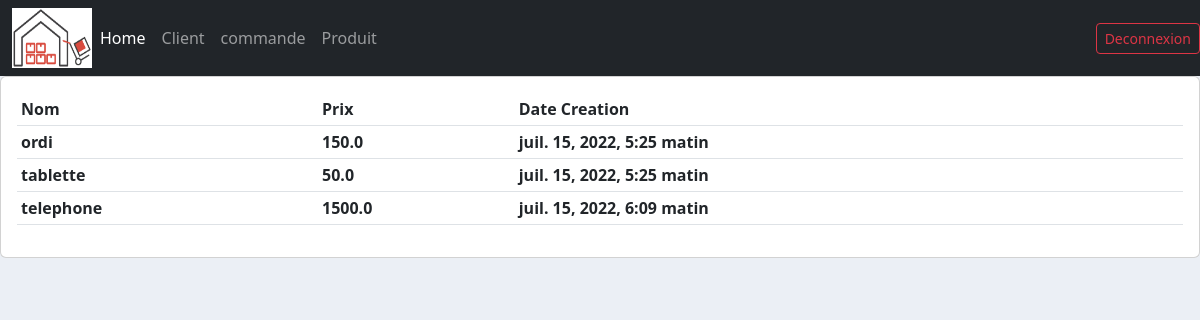
Page //afficher_produit on the committed database.
### produit/models.py (models this page shows, shortened)
class Produit(models.Model):
    nom=models.CharField(max_length=200,null=True)
    prix=models.FloatField(null=True)
    date_creation = models.DateTimeField(auto_now_add=True, null=True)
    tag=models.ManyToManyField(Tag,null=True)

### produit/views.py (the view)
# urls.py: path('/afficher_produit',views.afficher_produit,name="afficher_produit")
def afficher_produit(request):
    produit=Produit.objects.all()
    context={'produits':produit}
    return render(request,'produit/afficher_produit.html',context)

### templates/produit/afficher_produit.html
{% extends 'main.html' %}
{% block contenu %}
<div class="row">
	<div class="col-md">
		<div class="card card-body">
			<table class="table table-sm">
				<tr>
					<th>Nom</th>
					<th>Prix</th>
					<th>Date Creation</th>
				</tr>
				{%for produit in produits %}
				<tr>
				<th>{{produit.nom}}</th>
				<th>{{produit.prix}}</th>
				<th>{{produit.date_creation}}</th>
				</tr>
                {% endfor %}
			</table>
		</div>
	</div>
</div>
{% endblock%}

### static/css/main.css (style rules this page uses)
body { background-color: #ebeff5; }

### rows in the picture
Produit: nom "ordi", prix "150.0", date_creation "juil. 15, 2022, 5:25 matin"
Produit: nom "tablette", prix "50.0", date_creation "juil. 15, 2022, 5:25 matin"
Produit: nom "telephone", prix "1500.0", date_creation "juil. 15, 2022, 6:09 matin"
